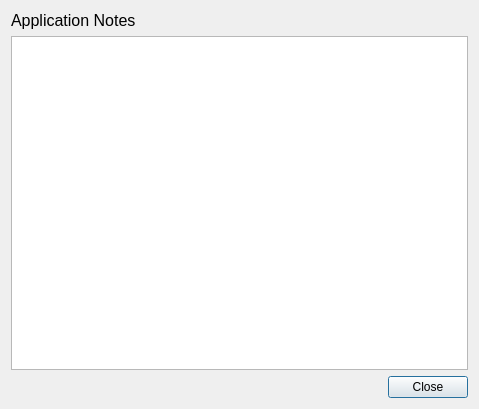
<?xml version="1.0" encoding="UTF-8"?>
<ui version="4.0">
 <class>NotesDialog</class>
 <widget class="QDialog" name="NotesDialog">
  <property name="geometry">
   <rect>
    <x>0</x>
    <y>0</y>
    <width>479</width>
    <height>409</height>
   </rect>
  </property>
  <property name="windowTitle">
   <string>Dialog</string>
  </property>
  <layout class="QVBoxLayout" name="verticalLayout">
   <item>
    <widget class="QLabel" name="label">
     <property name="font">
      <font>
       <pointsize>12</pointsize>
      </font>
     </property>
     <property name="text">
      <string>Application Notes</string>
     </property>
    </widget>
   </item>
   <item>
    <widget class="QTextBrowser" name="notesArea">
     <property name="openExternalLinks">
      <bool>true</bool>
     </property>
     <property name="openLinks">
      <bool>true</bool>
     </property>
    </widget>
   </item>
   <item>
    <widget class="QDialogButtonBox" name="buttonBox">
     <property name="orientation">
      <enum>Qt::Horizontal</enum>
     </property>
     <property name="standardButtons">
      <set>QDialogButtonBox::Close</set>
     </property>
    </widget>
   </item>
  </layout>
 </widget>
 <resources/>
 <connections>
  <connection>
   <sender>buttonBox</sender>
   <signal>accepted()</signal>
   <receiver>NotesDialog</receiver>
   <slot>accept()</slot>
   <hints>
    <hint type="sourcelabel">
     <x>248</x>
     <y>254</y>
    </hint>
    <hint type="destinationlabel">
     <x>157</x>
     <y>274</y>
    </hint>
   </hints>
  </connection>
  <connection>
   <sender>buttonBox</sender>
   <signal>rejected()</signal>
   <receiver>NotesDialog</receiver>
   <slot>reject()</slot>
   <hints>
    <hint type="sourcelabel">
     <x>316</x>
     <y>260</y>
    </hint>
    <hint type="destinationlabel">
     <x>286</x>
     <y>274</y>
    </hint>
   </hints>
  </connection>
 </connections>
</ui>
